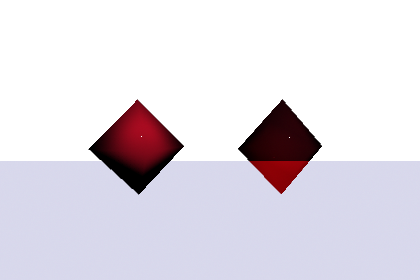
#> input picture evals/arnold_transmission_probe.png, 420 x 280 px; its folder holds only this picture in this run
$ python -i kethran_defects_live.py   (imports and definitions only)
#> lines starting #> are read from the running program, lines starting #| are printed output that depends on the picture
### maya_plugin/version.py
"""Deployed-plugin staleness handshake.

The live Maya imports <Documents>/maya/scripts/maya_plugin - NOT this repo - so
a live check can pass, or fail, against code that is nothing like the working
tree. It has cost this project hours twice: once at M2.4 with a deployed copy
eight tasks behind, and again on the revision-2 art run, where the first live
gate died on `ImportError: cannot import name 'combine'` because two new modules
had never been deployed. The expensive part is never the fix - it is the time
spent believing the result.

The truth here is a CONTENT DIGEST, not a commit: it catches a hand-edited
deployed copy and an install cut from a dirty tree, and it needs no git inside
Maya. The commit recorded alongside it is for human legibility only.

Nothing in this module may raise into a caller. A staleness warning that breaks
the run it was meant to protect is worse than no warning at all.
"""

from __future__ import annotations

import hashlib
import json
import os
import subprocess
from datetime import datetime, timezone
from typing import Any, Dict, Optional

STAMP_NAME = "deployed_stamp.json"

# What `git_stamp` asks git about. `:(top)` pins it to the repository root, so
# the answer is the same from any directory in the working tree - a bare
# "maya_plugin" resolves against the cwd and matches nothing one level down
# (#796). Kept beside install.py's copy source: they must name the same tree.
_PACKAGE_PATHSPEC = ":(top)maya_plugin"

# Never copied into the deployed package (install.py), or written after the copy
# (the stamp) - counting either would make a freshly installed plugin read stale.
_IGNORED_NAMES = {"__pycache__", "install.py", STAMP_NAME}

INSTALL_HINT = (
    "redeploy:  python maya_plugin/install.py --yes\n"
    "then RESTART Maya (or re-import the plugin) - a reinstall alone does not\n"
    "reload modules Python has already imported."
)

RESTART_HINT = (
    "RESTART Maya (or re-import the plugin). The install has already run -\n"
    "running it again cannot help, because Python is still holding the modules\n"
    "it imported before the deploy."
)


def _iter_sources(package_dir: str):
    """(relative posix path, absolute path) for every source file that is
    actually deployed, sorted so the digest is stable across filesystems."""
#> called with package_dir = 'maya_plugin'
    found = []
    for root, dirs, files in os.walk(package_dir):
        dirs[:] = sorted(d for d in dirs if d not in _IGNORED_NAMES)
        for name in sorted(files):
            if name in _IGNORED_NAMES or name.endswith(".pyc"):
                continue
            absolute = os.path.join(root, name)
            relative = os.path.relpath(absolute, package_dir).replace(os.sep, "/")
            found.append((relative, absolute))
    return found


def package_digest(package_dir: str) -> Optional[str]:
    """sha256 over the package's deployed files (path AND bytes).

    None when the directory is missing or unreadable - "cannot tell" is a
    distinct answer from "differs", and only the latter warrants a warning.
    """
    if not os.path.isdir(package_dir):
        return None
    digest = hashlib.sha256()
    try:
        for relative, absolute in _iter_sources(package_dir):
            digest.update(relative.encode("utf-8"))
            digest.update(b"\0")
            with open(absolute, "rb") as fh:
                digest.update(fh.read())
            digest.update(b"\0")
    except OSError:
        return None
    return digest.hexdigest()


# [12 lines left out: function write_stamp, not called in this run]


def read_stamp(package_dir: str) -> Optional[Dict[str, Any]]:
    """The stamp written at install time, or None - unstamped (installed before
    this handshake existed, or copied by hand) and corrupt both degrade to None."""
    try:
        with open(os.path.join(package_dir, STAMP_NAME), encoding="utf-8") as fh:
            stamp = json.load(fh)
    except (OSError, ValueError):
        return None
    return stamp if isinstance(stamp, dict) else None


# The identity of the code that is actually RUNNING, captured once when this
# module is imported. The plugin imports every module at load, so what was on
# disk at that moment IS the loaded session; what is on disk LATER is whatever
# install.py wrote since. Between a deploy and a restart the two diverge, and
# that divergence is the one signal `ping` used to be blind to: it re-read the
# disk on every call and reported the freshly deployed copy as "live" while the
# interpreter still held the old modules (#604 - a caller measured the old
# handlers and attributed the results to the new branch).
_PACKAGE_DIR = os.path.dirname(os.path.abspath(__file__))
_LOADED_DIGEST = package_digest(_PACKAGE_DIR)
_LOADED_STAMP = read_stamp(_PACKAGE_DIR)
_IMPORTED_AT = datetime.now(timezone.utc).strftime("%Y-%m-%dT%H:%M:%SZ")


# [158 lines left out: functions plugin_info, git_stamp, _git_returncode, commit_relation, module_regression, not called in this run]


FORCE_HINT = (
    "If this rollback is deliberate, say so explicitly:\n"
    "    python maya_plugin/install.py --yes --force"
)


# [139 lines left out: functions _refusal, deploy_guard, compare, not called in this run]

### evals/kethran_defects_live.py
"""Live gate for the six defects split out of redmine #838 (862-868).

Each was measured before it was touched (evals/capture_state_probe_864,
evals/bake_stats_probe_866, evals/listener_probe_863). What this pins:

  1  session_info (#862): the wrapper's maya_session_info answers the pid
     this run was pinned to, the port, the scene, its modified flag and
     the cwd, without touching the scene
  2  the handshake (#862): a fresh MayaConnection knows the plugin's pid
     before any request of its own
  3  the listener (#863): 100 connect-and-reset clients, garbage, and held
     connections leave the plugin answering
  4  combine (#867): inputs under one group -> the result lives there and
     reports it; inputs from two groups -> names[0]'s, and the other group
     is named; root-level inputs stay at the root without a word; the
     result's world-space vertices are where the inputs' were
  5  bake stats (#866), through the WRAPPER: a curvature map of a torus
     reports an exact distinct_values in the dozens and distinct_values_seen
     of 2; the file agrees with PIL to the pixel
  6  curvature radius (#868): the default on a 380-unit torus is 2% of its
     diagonal and the map carries more values than the old absolute did;
     an explicit 0.1 warns and bakes the flat map it warned about
  7  a capture of a normal scene reports no camera move and no on-screen
     frame (#864 / #865: the guards stay quiet when nothing is wrong)

Defaults to port 9878 and refuses 9877 unless MAYA_MCP_ALLOW_USER_SESSION=1
(it replaces the scene). Run:  .venv/Scripts/python.exe evals/kethran_defects_live.py
Exit: 0 pass, 1 fail, 2 no connection.
"""

from __future__ import annotations

import asyncio
import ast
import json
import os
import socket
import struct
import sys
import tempfile
import time

REPO = os.path.dirname(os.path.dirname(os.path.abspath(__file__)))
sys.path.insert(0, REPO)
sys.path.insert(0, os.path.join(REPO, "src"))
sys.path.insert(0, os.path.dirname(os.path.abspath(__file__)))
from PIL import Image  # noqa: E402

from live_call import DEFAULT_PORT, call  # noqa: E402

PORT = DEFAULT_PORT
results: list = []


# [26 lines left out: functions send, ok, py, not called in this run]


def check(label: str, passed: bool, detail: str) -> None:
    print("%s %s: %s" % ("PASS" if passed else "FAIL", label, detail))
    results.append((label, passed))


def new_scene() -> None:
    ok("new_scene", {"confirm": True})


# [30 lines left out: functions wrapper, tool, rst_clients, not called in this run]


def measure(path: str) -> dict:
#> called with path = 'arnold_transmission_probe.png'
    img = Image.open(path)
#> img is the input picture: PIL image 420x280 RGBA; mean R, G, B, A 92.8, 88, 96.5, 122.2
    img.load()
    rgb = img.convert("RGB")
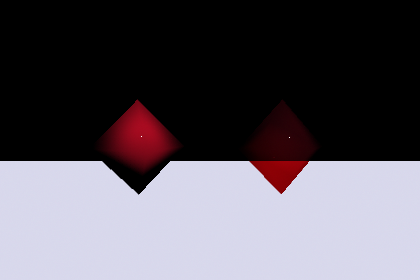
#> rgb: PIL image 420x280 RGB; mean R, G, B 92.8, 88, 96.5
    return {"distinct": len(rgb.getcolors(maxcolors=rgb.width * rgb.height) or []),
            "luma": len([1 for h in rgb.convert("L").histogram() if h])}


# [114 lines left out: function main, not called in this run]


# [2 lines not run here, left out]

>>> result = measure('arnold_transmission_probe.png')
#> result = {'distinct': 1748, 'luma': 74}
